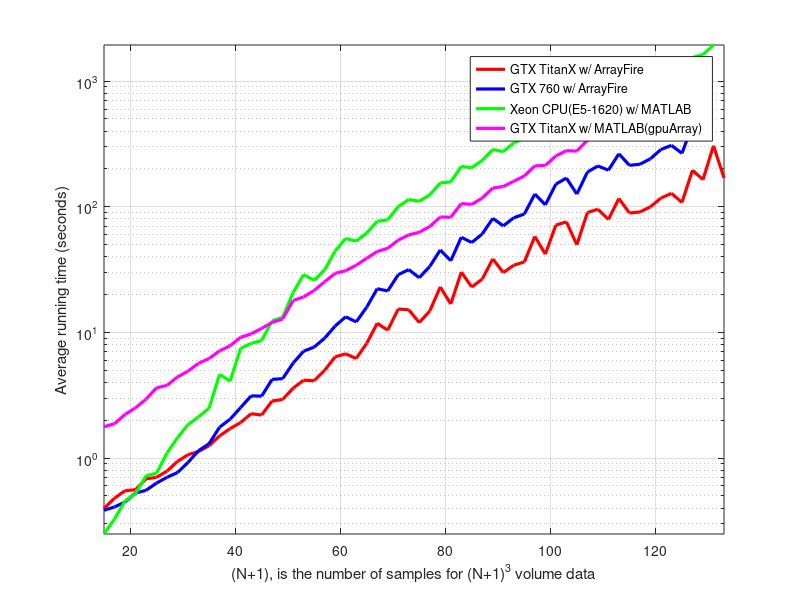

The MATLAB source for this figure:
close all

N = [ 15
17
19
21
23
25
27
29
31
33
35
37
39
41
43
45
47
49
51
53
55
57
59
61
63
65
67
69
71
73
75
77
79
81
83
85
87
89
91
93
95
97
99
101
103
105
107
109
111
113
115
117
119
121
123
125
127
129
131
133
135
137
139
141
143
145
147
149
151
153
155
157
159
161
163
165 ];


runningTimeTitanX = [0.396931
0.479262
0.549784
0.559797
0.683479
0.702123
0.787644
0.941403
1.0639
1.12869
1.25352
1.5025
1.71552
1.91691
2.2555
2.20171
2.845
2.92954
3.6015
4.16602
4.13045
4.99833
6.39836
6.75357
6.20943
8.18913
11.8193
10.4285
15.3595
15.1497
11.9871
14.8104
22.9977
16.8401
30.2384
22.9817
26.6326
38.4786
29.949
34.3019
36.4017
58.0859
41.9929
71.4398
75.947
49.8393
89.9788
95.5862
79.3706
116.455
89.2482
90.9233
99.9865
117.315
127.964
108.352
195.345
164.612
306.131
169.965
158.576
362.924
384.921
238.967
253.022
263.541
246.666
518.181
548.387
985.13
1074.63
1862.93
1798.84
1904.13
2476.52
2532.32
];

runningTimeNVIDIA760 = [0.384378
0.408074
0.446626
0.527066
0.554008
0.63226
0.703713
0.767014
0.924635
1.14533
1.30138
1.76174
2.03895
2.52279
3.12812
3.11146
4.23151
4.28661
5.70285
7.09439
7.64637
9.01036
11.2531
13.3142
12.1322
15.8922
22.2815
21.3963
28.821
31.6307
27.2652
33.5077
45.3341
37.2268
57.2164
51.9915
60.8789
80.8429
70.4852
81.8384
87.5752
126.374
103.732
151.468
169.279
126.311
188.906
211.467
195.653
264.293
213.802
218.229
241.301
285.962
308.356
266.528
450.029
405.755
];

% N = 15:2:133
runningTimeCPU = [0.248739473127039,0.326825571936393,0.454979088479397,0.519915063626036,0.722437173065047,0.756917868837172,1.09756480929198,1.45630838202718,1.84697024880927,2.13019569617388,2.49380865328165,4.63171354823726,4.09396636209921,7.45166333243599,8.17914231974480,8.62868282932786,12.3690779283313,13.1741222058590,20.7719251325921,28.8474831397016,25.9727622385620,31.5372272572918,44.5800537934278,55.9283471775752,53.2909798063507,61.8629915644257,76.7660082660769,78.7090043582530,100.314078957632,114.347137106967,110.589333922175,124.422616816839,154.773989305829,157.930772045951,209.566871705724,204.727585729610,233.931929496124,285.844964725188,274.817208207896,322.804263651138,351.399631152565,432.890720516398,414.141533253453,532.200253835538,578.712461459871,556.094962232580,700.367362720310,794.706336093971,864.564904011106,893.071470422119,910.547696213757,942.099267700894,1064.23761452071,1104.52849696869,1409.52578676994,1282.26389600015,1542.27520716511,1627.28755613501,1940.51077276148];
% N = 15:2:131
runningTimeGPU = [1.77484152477858,1.87565317681510,2.22561587565930,2.51100226812728,2.94477453518713,3.62275427291778,3.79098673770895,4.42257580213614,4.92487076161218,5.67831627993110,6.19970139618344,7.13151300657873,7.83095161245389,9.14916331528098,9.73244078485503,10.7719603623901,12.0057201370817,12.7934994338846,17.9375197243057,19.1828944689600,21.5726194081257,25.3032288186912,29.5418521127938,31.0036946725915,34.2541443685225,38.9303380788204,44.1016099133393,46.7522274058219,54.2323880002006,59.7916519709790,62.6519694061609,69.7016412322343,82.9726241587446,82.5636894175859,106.104455006214,104.582148797742,117.491267698695,141.045613019423,145.123935182937,159.762325989962,175.998666347759,211.685633112781,213.357490856965,254.054890215690,279.552057732483,277.742651683009,338.628772896517,364.104297238747,377.433281703050,409.143461106361,421.212051832331,450.971746467240,489.512692403438,530.630262596765,575.621719693691,600.993649166354,696.635742523640,711.188166482947];

figure, 
semilogy(N(1:60),runningTimeTitanX(1:60), 'r', 'LineWidth', 2.3)
hold on
semilogy(15:2:129,runningTimeNVIDIA760,'b','LineWidth', 2.3)
semilogy(15:2:131,runningTimeCPU,'g','LineWidth', 2.3)
semilogy(15:2:129,runningTimeGPU,'m','LineWidth', 2.3) 
hold off
xlabel('(N+1), is the number of samples for (N+1)^3 volume data')
ylabel('Average running time (seconds)')
legend('GTX TitanX w/ ArrayFire', 'GTX 760 w/ ArrayFire ', 'Xeon CPU(E5-1620) w/ MATLAB' , 'GTX TitanX w/ MATLAB(gpuArray)')
grid on
axis tight 
% print -dpdf VolumeRunningTime 